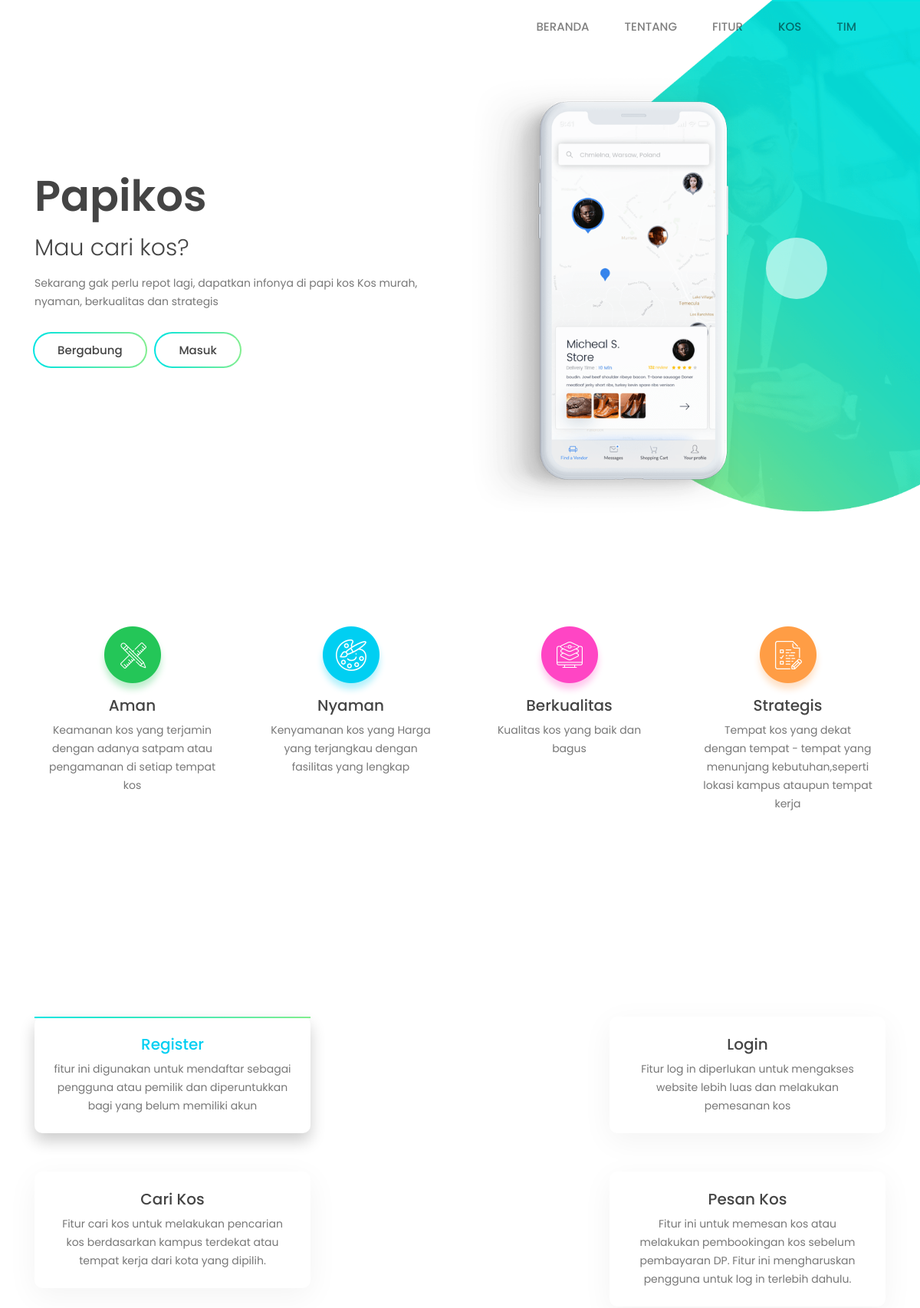
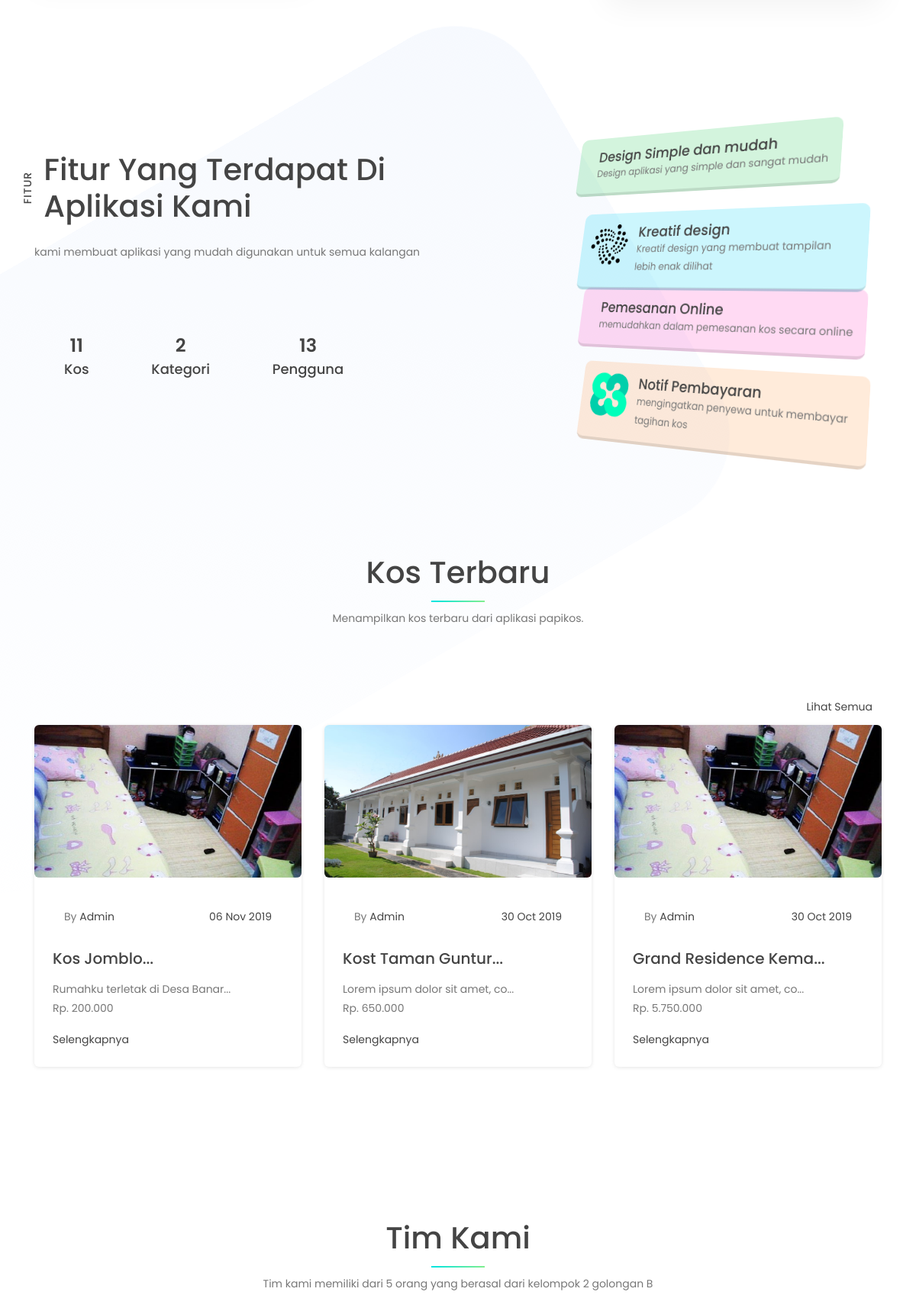
The page / (upper part) on the database its author committed (2 pictures, top to bottom).
### tables this page shows
CREATE TABLE `kos` (
  `id` int(5) NOT NULL,
  `nama` varchar(50) NOT NULL,
  `deskripsi` text NOT NULL,
  `jumlah_kamar` int(3) NOT NULL,
  `id_kategori` int(4) NOT NULL,
  `harga` int(9) NOT NULL,
  `jenis` tinyint(1) NOT NULL COMMENT '1 = kos cowok, 2 = kos cewek',
  `latitude` double NOT NULL,
  `longitude` double NOT NULL,
  `dilihat` int(4) NOT NULL,
  `tanggal_ditambahkan` datetime NOT NULL,
  `ditambahkan_oleh` int(4) NOT NULL,
  `tanggal_diubah` datetime NOT NULL,
  `diubah_oleh` int(5) NOT NULL
);

CREATE TABLE `pengguna` (
  `id` int(4) NOT NULL,
  `nama` varchar(35) NOT NULL,
  `email` varchar(30) NOT NULL,
  `password` varchar(100) NOT NULL,
  `no_hp` varchar(13) NOT NULL,
  `nik` varchar(16) NOT NULL,
  `alamat` varchar(100) NOT NULL,
  `jenis_kelamin` tinyint(1) NOT NULL COMMENT '1 = Laki laki, 2 = perempuan',
  `tanggal_lahir` date NOT NULL,
  `nama_rekening` varchar(50) NOT NULL,
  `no_rekening` varchar(16) NOT NULL,
  `nama_bank` varchar(10) NOT NULL,
  `ktp` varchar(30) NOT NULL,
  `profil` varchar(30) NOT NULL,
  `tanggal_ditambahkan` datetime NOT NULL,
  `level` tinyint(1) NOT NULL COMMENT '1 = admin, 2 = pemilik kos 3 = penyewa kos',
  `status` tinyint(1) NOT NULL DEFAULT '0'
);

### views/front/content/site/home.php (the view, shortened to what the rows shown need)
<div class="all-area">
    <section id="features" class="section features-area ptb_100">
        <div class="container">
            <div class="row align-items-center">
                <div class="col-12 col-md-6 col-lg-6">
                    <div class="features-text">
                        <div class="headings d-flex align-items-center mb-4">
                            <h2 class="text-capitalize">Fitur yang terdapat di aplikasi kami</h2>
                        </div>
                    </div>
                </div>
            </div>
        </div>
    </section>
    <section id="kos" class="section blog-area ptb_100">
        <div class="container">
            <div class="row justify-content-center">
                <div class="col-12 col-md-10 col-lg-6">
                    <div class="section-heading text-center">
                        <h2 class="text-capitalize">Kos Terbaru</h2>
                    </div>
                </div>
            </div>
            <div class="row">
                <?php
                foreach ($kos as $k) {
                ?>
                <div class="col-12 col-md-6 col-lg-4">
                    <div class="single-blog wow fadeIn res-margin" data-wow-duration="2s">
                        <div class="blog-thumb">
                            <a href="#"><img style="height:200px" src="<?=BASEASSET?>/images/upload/kos/<?= $k['link_media'] ?>" alt=""></a>
                        </div>
                        <div class="blog-content p-4">
                            <ul class="meta-info d-flex justify-content-between">
                                <li>By <a href="<?= BASEURL."kos/detail/".$k['id'] ?>"><?= $k['nama_pemilik'] ?></a></li>
                                <li><a href="<?= BASEURL."kos/detail/".$k['id'] ?>"><?= App::Date($k['tanggal_ditambahkan'], 'd M Y') ?></a></li>
                            </ul>
                            <h3 class="blog-title my-3"><a href="#"><?= substr($k['nama'], 0,20)."..." ?></a></h3>
                            <p><?= substr($k['deskripsi'], 0, 30)."..." ?></p>
                            <p><?= App::price($k['harga']) ?></p>
                            <a href="<?= BASEURL."kos/detail/".$k['id'] ?>" class="blog-btn mt-3">Selengkapnya</a>
                        </div>
                    </div>
                </div>
                <?php } ?>
            </div>
        </div>
    </section>
    <section id="team" class="section team-area ptb_100">
        <div class="container">
            <div class="row justify-content-center">
                <div class="col-12 col-md-10 col-lg-6">
                    <div class="section-heading text-center">
                        <h2 class="text-capitalize">Tim Kami</h2>
                    </div>
                </div>
            </div>
        </div>
    </section>
</div>

### rows shown on the page
kos: pengguna.nama "Admin", tanggal_ditambahkan "06 Nov 2019", nama "Kos Jomblo", deskripsi "Rumahku terletak di Desa Banar", harga "Rp. 200.000"
kos: shows a picture, pengguna.nama "Admin", tanggal_ditambahkan "30 Oct 2019", nama "Kost Taman Guntur", deskripsi "Lorem ipsum dolor sit amet, co", harga "Rp. 650.000"
kos: pengguna.nama "Admin", tanggal_ditambahkan "30 Oct 2019", nama "Grand Residence Kema", deskripsi "Lorem ipsum dolor sit amet, co", harga "Rp. 5.750.000"

### other values the page prints
$jumlahkos "11"
$jumlahkategori "2"
$jumlahpengguna "13"
